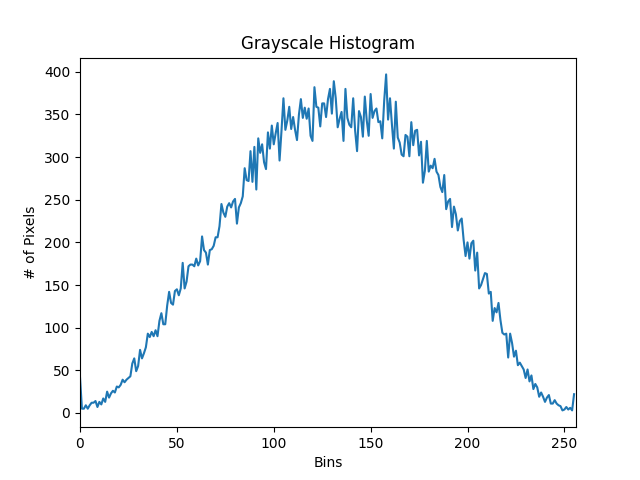

Here is the Python script that generated this plot:
import cv2
import matplotlib.pyplot as plt

# Load the image in grayscale
image_sar3 = cv2.imread('sar_3.jpg', 0)

# Calculate histogram
hist = cv2.calcHist([image_sar3], [0], None, [256], [0, 256])

# Plot histogram
plt.figure()
plt.title("Grayscale Histogram")
plt.xlabel("Bins")
plt.ylabel("# of Pixels")
plt.plot(hist)
plt.xlim([0, 256])
plt.savefig('histogram.png')

print("Histogram saved to histogram.png")
